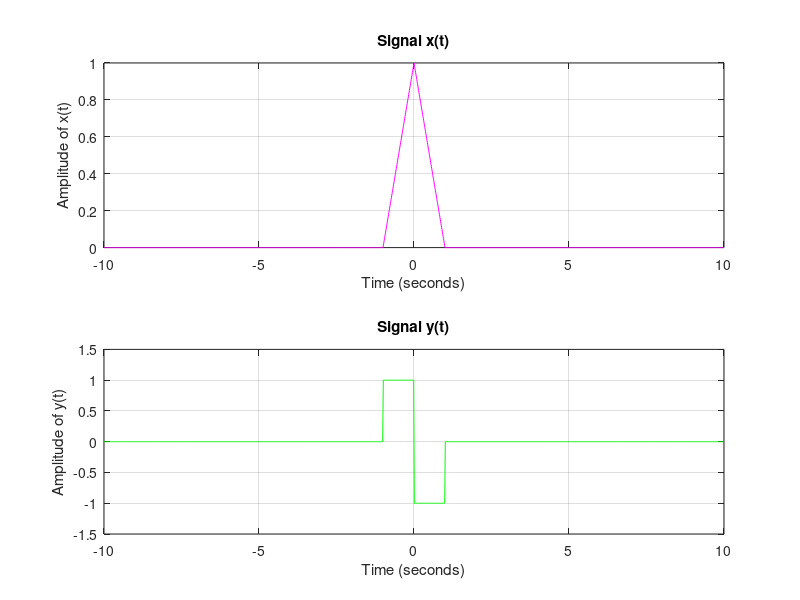
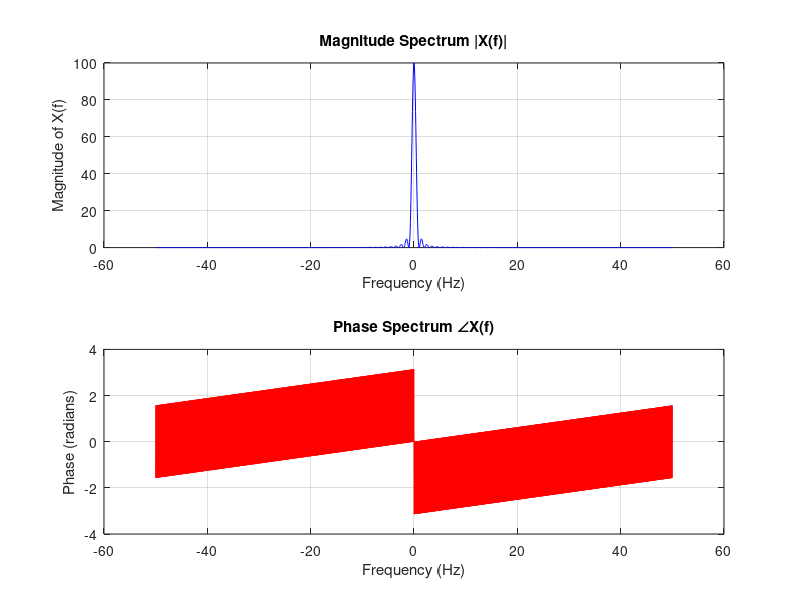
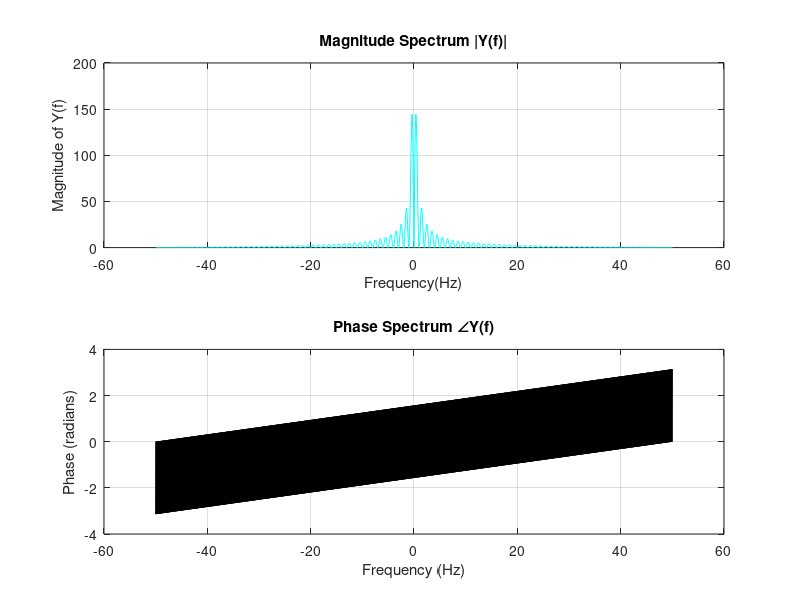
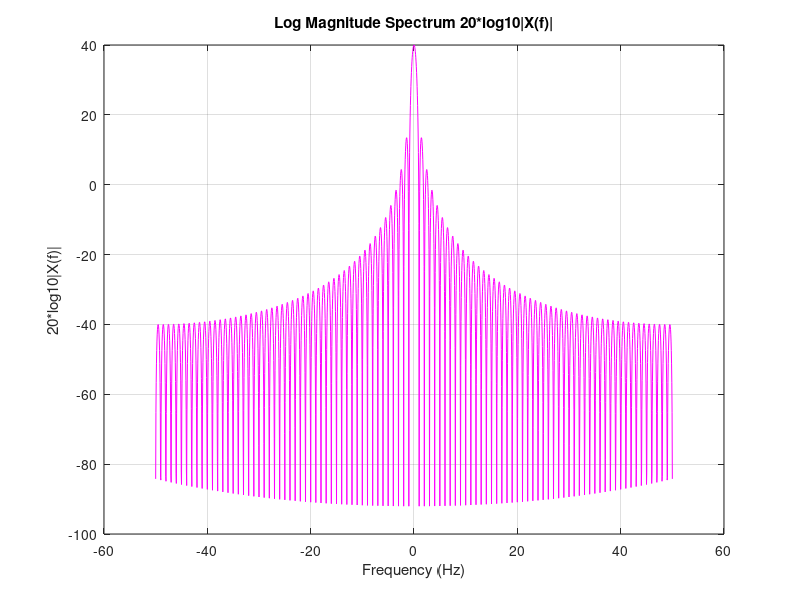

MATLAB code for these plots, in order:
% Q5_23110034.m
% Define the time vector (range: -10 to 10 seconds)
time_interval= -10:0.01:10;

% Define the ramp function
ramp_function=@(t) t .* (t >= 0); % Ramp function for t >= 0

% Define x(t)
signal_x=ramp_function(time_interval+1)-2*ramp_function(time_interval)+ramp_function(time_interval-1);

% Differentiate x(t) to obtain y(t)
signal_y=gradient(signal_x,time_interval(2)-time_interval(1)); % Numerical differentiation

% Compute the FFT of x(t) and y(t)
fft_signal_x=fftshift(fft(signal_x));
fft_signal_y=fftshift(fft(signal_y));

% Define frequency in radians and convert to Hertz
frequency_radians=linspace(-pi,pi,length(time_interval)); % Frequency in radians
frequency_hz=frequency_radians/(2*pi*(time_interval(2)-time_interval(1))); % Convert to Hertz

% Plot x(t) and y(t) in the time domain with different color schemes
figure;
subplot(2,1,1);
plot(time_interval, signal_x, 'm'); % Use magenta for x(t)
title('Signal x(t)');
xlabel('Time (seconds)');
ylabel('Amplitude of x(t)');
grid on;

subplot(2,1,2);
plot(time_interval,signal_y,'g'); % Use green for y(t)
title('Signal y(t)');
xlabel('Time (seconds)');
ylabel('Amplitude of y(t)');
grid on;

% Plot magnitude and phase spectra of fft_signal_x with updated color
figure;
subplot(2,1,1);
plot(frequency_hz, abs(fft_signal_x), 'b'); % Blue for magnitude
title('Magnitude Spectrum |X(f)|');
xlabel('Frequency (Hz)');
ylabel('Magnitude of X(f)');
grid on;

subplot(2,1,2);
plot(frequency_hz, angle(fft_signal_x), 'r'); % Red for phase
title('Phase Spectrum ∠X(f)');
xlabel('Frequency (Hz)');
ylabel('Phase (radians)');
grid on;

% Plot magnitude and phase spectra of fft_signal_y with updated color
figure;
subplot(2,1,1);
plot(frequency_hz, abs(fft_signal_y), 'c'); % Cyan for magnitude of y(t)
title('Magnitude Spectrum |Y(f)|');
xlabel('Frequency(Hz)');
ylabel('Magnitude of Y(f)');
grid on;

subplot(2,1,2);
plot(frequency_hz, angle(fft_signal_y), 'k'); % Blue for phase of y(t)
title('Phase Spectrum ∠Y(f)');
xlabel('Frequency (Hz)');
ylabel('Phase (radians)');
grid on;

% Plot 20*log10|fft_signal_x| in a separate figure with changed colors
figure;
plot(frequency_hz, 20*log10(abs(fft_signal_x)), 'm'); % Magenta for log magnitude
title('Log Magnitude Spectrum 20*log10|X(f)|');
xlabel('Frequency (Hz)');
ylabel('20*log10|X(f)|');
grid on;

% Plot 20*log10|fft_signal_y| in a separate figure with different color
figure;
plot(frequency_hz, 20*log10(abs(fft_signal_y)), 'g'); % Green for log magnitude
title('Log Magnitude Spectrum 20*log10|Y(f)|');
xlabel('Frequency (Hz)');
ylabel('20*log10|Y(f)|');
grid on;

